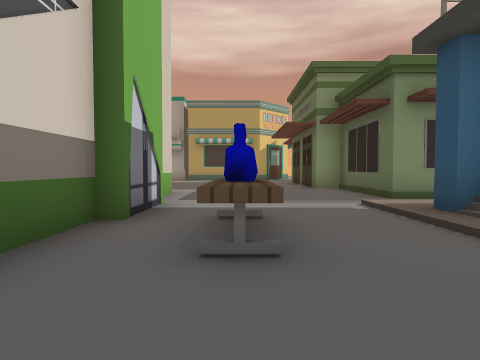
View 1 (above)

23 first-person views from a walk through a scene from a Unity 3-D project. The camera is 1.2 m above the floor, tilts 2° down and sees 75° across. The floor is counted in squares, 2 m on a side. Each view is taken from the middle of a square. On the plan, view 1 faces up. The plan holds only what a view shows up to about 9 squares ahead; the rest is blank. The place goes on beyond the plan. The player is left out.

View 2
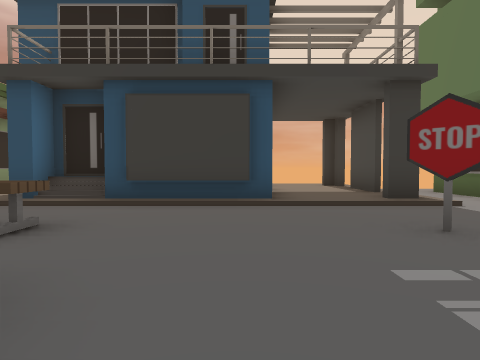

View 3
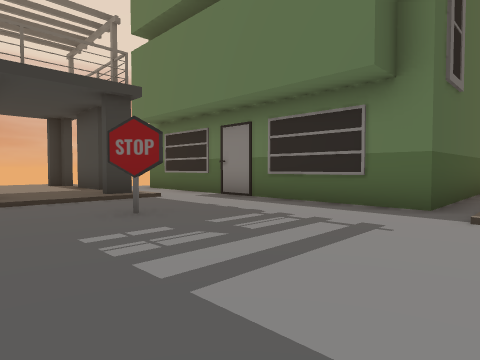

View 4
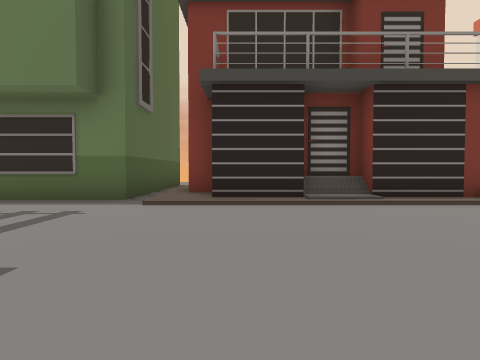

View 5
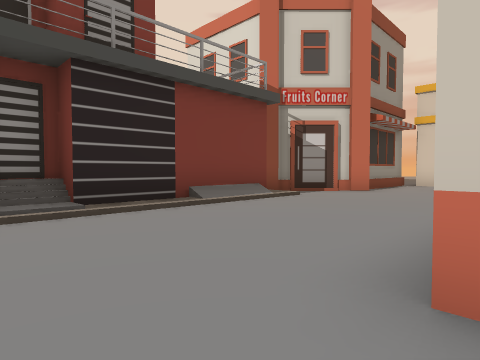

View 6
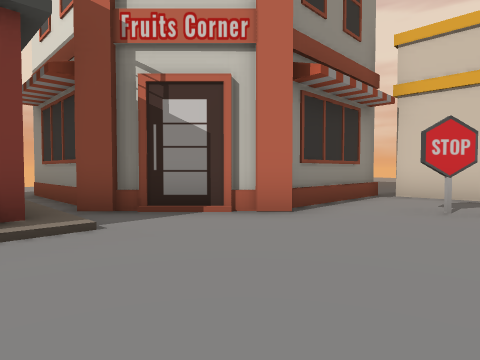

View 7
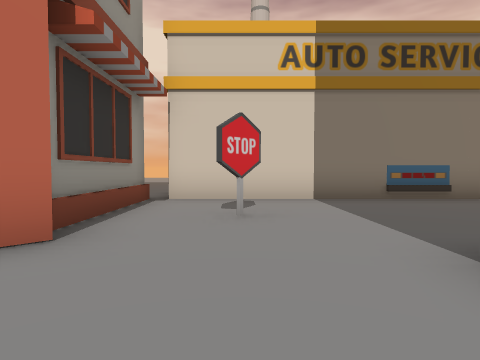

View 8
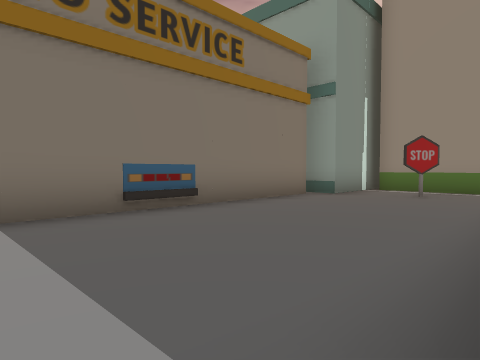

View 9
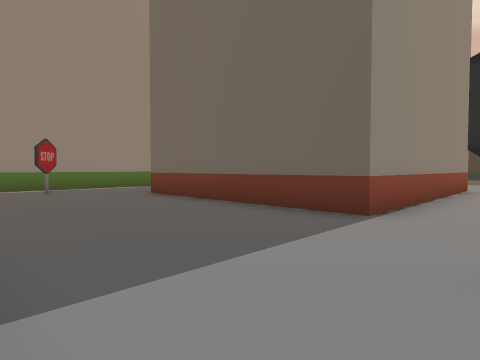

View 10
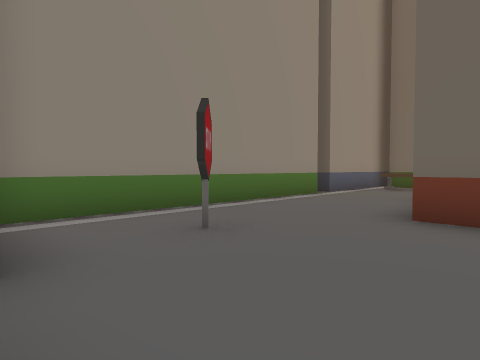

View 11
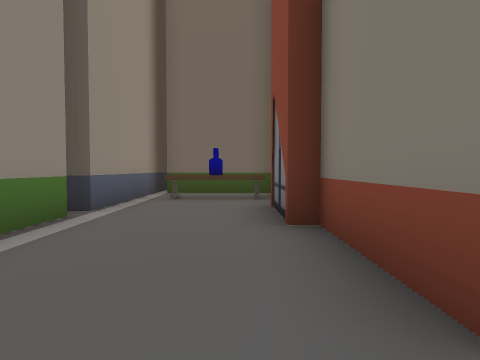

View 12
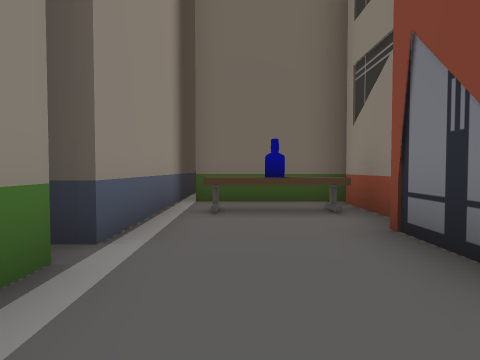

View 13
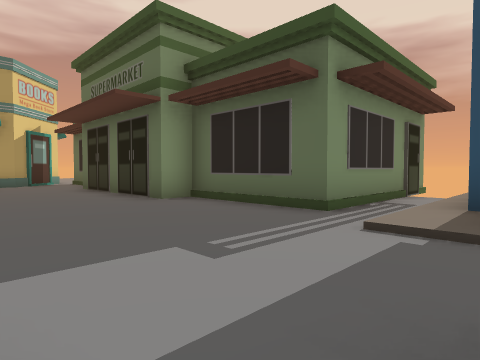

View 14
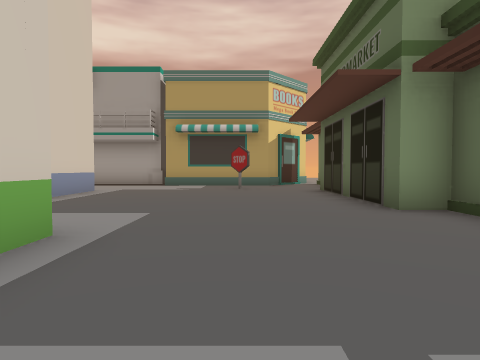

View 15
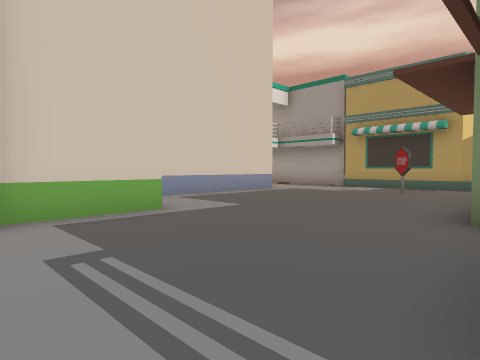

View 16
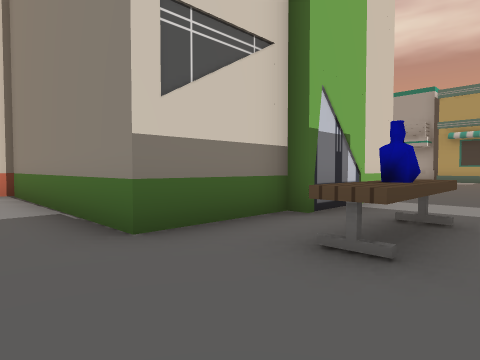

View 17
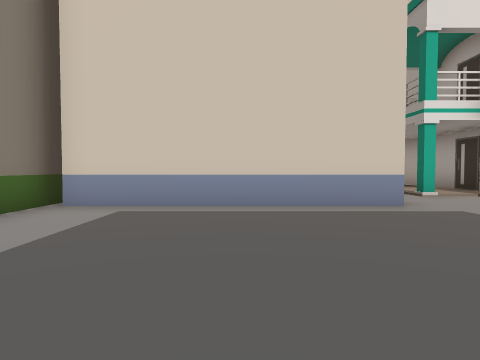

View 18
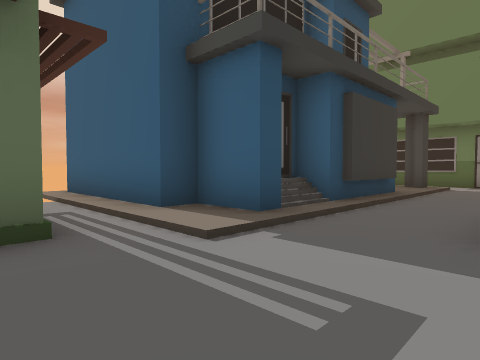

View 19
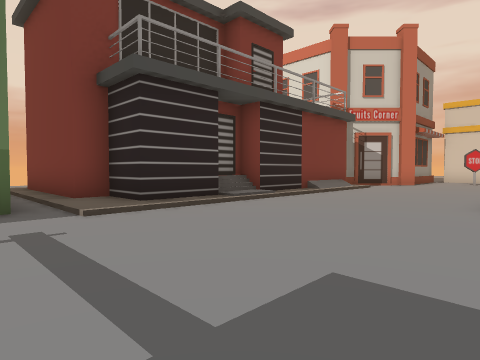

View 20
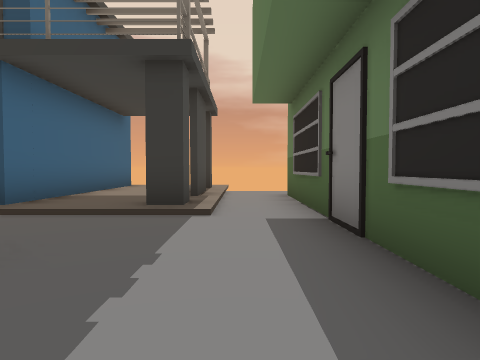

View 21
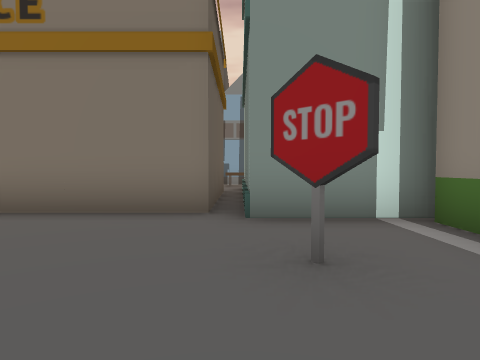

View 22
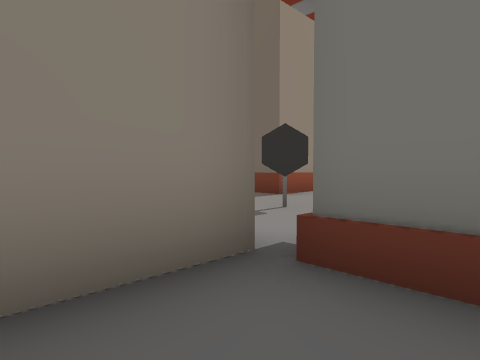

View 23
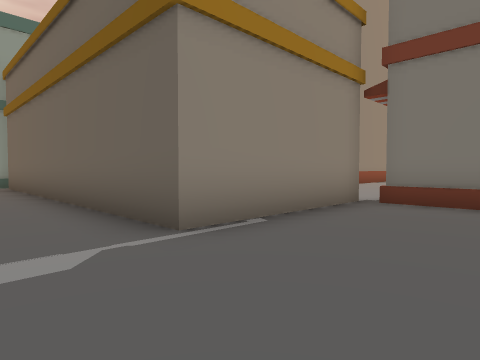

### Floor plan
Key: @ floor where view 1 was taken; # wall or solid block; x gap in a wall; . main floor; : floor 0.25 m higher than the main floor; / step, stairs or slope; B building; E bench; T bottle; C car; O other object.
Columns run from 24 left of view 1 to 8 right of it. Each row starts with its distance up from view 1.
 14                     ....O..B
 13                     B......B
 12                     B......B
 11                     B......B
 10                     B......BB
  9        BBBBBBBBBBBBBB......BB
  8       B....................B
  7       B.O......E.B BBBB....BBBB
  6  BBBBBB........E.B    B........BB
  5   B   ....BBBBBBBB    B.../::::::
  4  .B   ....B           B.E./#####
  3  .B  B....B           B.T.//#
  2  .B  C....B      BBBBBB.E./##
  1  .B  C....B     B........./#
  0  .B  B....BBBBBBB.......@./#####
 -1  .B  B..................../:::::
 -2 ..B  B..O...............O./:::::
 -3 ..BBBBB.................../#x#:#
 -4 ......####/./////////..........
 -5 ......#  ##//####/##:.BBBBBBBB.
 -6 .....      #/   #####.B
 -7            #/       #.B
 -8            #/       #.B
 -9            #        #.B

Where each view was taken, in squares from view 1:
view 1: 0 up, 0 right, facing up
view 2: 0 up, 3 left, facing right
view 3: 0 up, 4 left, facing down-right
view 4: 1 up, 5 left, facing down
view 5: 0 up, 6 left, facing down-left
view 6: 1 down, 11 left, facing down-left
view 7: 2 down, 12 left, facing left
view 8: 1 down, 14 left, facing up-left
view 9: 2 down, 18 left, facing up-right
view 10: 4 up, 18 left, facing up-right
view 11: 6 up, 15 left, facing right
view 12: 7 up, 13 left, facing right
view 13: 4 up, 1 left, facing up-right
view 14: 5 up, 0 right, facing up
view 15: 5 up, 3 right, facing up-left
view 16: 0 up, 1 right, facing up-left
view 17: 11 up, 1 right, facing left
view 18: 7 up, 0 right, facing down-right
view 19: 0 up, 2 left, facing down-left
view 20: 4 down, 2 left, facing right
view 21: 6 up, 14 left, facing left
view 22: 5 down, 20 left, facing up-right
view 23: 6 down, 24 left, facing up-right
